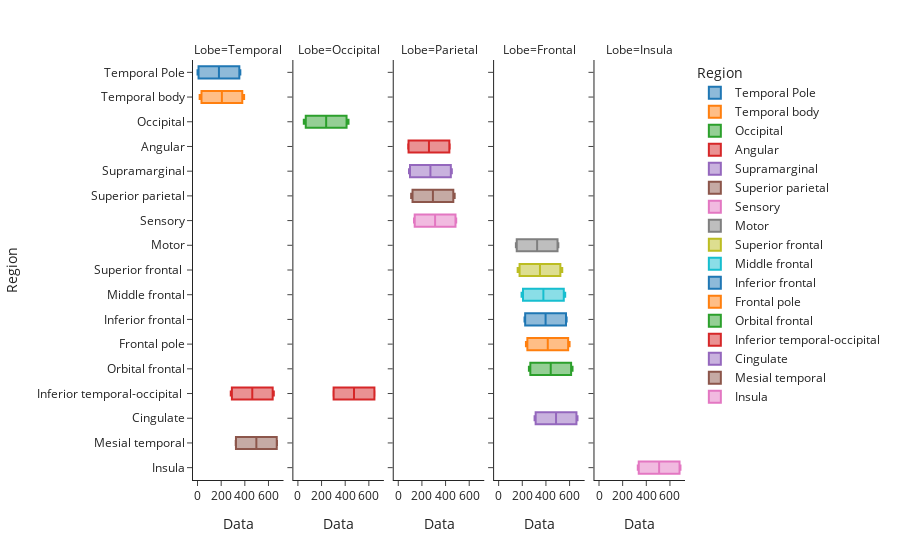

Source (notebook cell):
### Markdown cell above
**Figure 3:** Boxplot with data on x axis and lobes on y axis. *Click on items in the legend to focus on specific subsets of the data.*

Using two levels of anatomical classification simultaneously can illuminate interesting trends. This is mostly used to separate the left and right hemispheres to check for lateral asymmetry. With 'y = 'Region'' and 'facet_col = 'Lobe'' in 'px.box()', we can separate datapoints by both lobe and region:

### Code cell
fig = px.box(data_df, x = 'Data', y = 'Region', color='Region', facet_col = 'Lobe', template='simple_white')
fig.show()

### Figure 1 — Plotly figure (JSON) as saved in the notebook; plotly's stock layout.template omitted (floating-point values rounded to 4 significant figures)
{"data": [{"alignmentgroup": "True", "hovertemplate": "Region=%{y}<br>Lobe=Temporal<br>Data=%{x}<extra></extra>", "legendgroup": "Temporal Pole", "marker": {"color": "#1F77B4"}, "name": "Temporal Pole", "notched": false, "offsetgroup": "Temporal Pole", "orientation": "h", "showlegend": true, "type": "box", "x": [0, 1, 2, 3, 4, 5, 6, 7, 8, 9, 10, 11, 12, 13, 14, 15, 16, 17, 345, 346, 347, 348, 349, 350, 351, 352, 353, 354, 355, 356, 357, 358, 359, 360, 361, 362], "x0": " ", "xaxis": "x", "y": ["Temporal Pole", "Temporal Pole", "Temporal Pole", "Temporal Pole", "Temporal Pole", "Temporal Pole", "Temporal Pole", "Temporal Pole", "Temporal Pole", "Temporal Pole", "Temporal Pole", "Temporal Pole", "Temporal Pole", "Temporal Pole", "Temporal Pole", "Temporal Pole", "Temporal Pole", "Temporal Pole", "Temporal Pole", "Temporal Pole", "Temporal Pole", "Temporal Pole", "Temporal Pole", "Temporal Pole", "Temporal Pole", "Temporal Pole", "Temporal Pole", "Temporal Pole", "Temporal Pole", "Temporal Pole", "Temporal Pole", "Temporal Pole", "Temporal Pole", "Temporal Pole", "Temporal Pole", "Temporal Pole"], "y0": " ", "yaxis": "y"}, {"alignmentgroup": "True", "hovertemplate": "Region=%{y}<br>Lobe=Temporal<br>Data=%{x}<extra></extra>", "legendgroup": "Temporal body", "marker": {"color": "#FF7F0E"}, "name": "Temporal body", "notched": false, "offsetgroup": "Temporal body", "orientation": "h", "showlegend": true, "type": "box", "x": [18, 19, 20, 21, 22, 23, 24, 25, 26, 27, 28, 29, 30, 31, 32, 33, 34, 35, 36, 37, 38, 39, 40, 41, 42, 43, 44, 45, 46, 47, 48, 49, 363, 364, 365, 366, 367, 368, 369, 370, 371, 372, 373, 374, 375, 376, 377, 378, 379, 380, 381, 382, 383, 384, 385, 386, 387, 388, 389, 390, 391, 392, 393, 394], "x0": " ", "xaxis": "x", "y": ["Temporal body", "Temporal body", "Temporal body", "Temporal body", "Temporal body", "Temporal body", "Temporal body", "Temporal body", "Temporal body", "Temporal body", "Temporal body", "Temporal body", "Temporal body", "Temporal body", "Temporal body", "Temporal body", "Temporal body", "Temporal body", "Temporal body", "Temporal body", "Temporal body", "Temporal body", "Temporal body", "Temporal body", "Temporal body", "Temporal body", "Temporal body", "Temporal body", "Temporal body", "Temporal body", "Temporal body", "Temporal body", "Temporal body", "Temporal body", "Temporal body", "Temporal body", "Temporal body", "Temporal body", "Temporal body", "Temporal body", "Temporal body", "Temporal body", "Temporal body", "Temporal body", "Temporal body", "Temporal body", "Temporal body", "Temporal body", "Temporal body", "Temporal body", "Temporal body", "Temporal body", "Temporal body", "Temporal body", "Temporal body", "Temporal body", "Temporal body", "Temporal body", "Temporal body", "Temporal body", "Temporal body", "Temporal body", "Temporal body", "Temporal body"], "y0": " ", "yaxis": "y"}, {"alignmentgroup": "True", "hovertemplate": "Region=%{y}<br>Lobe=Occipital<br>Data=%{x}<extra></extra>", "legendgroup": "Occipital", "marker": {"color": "#2CA02C"}, "name": "Occipital", "notched": false, "offsetgroup": "Occipital", "orientation": "h", "showlegend": true, "type": "box", "x": [50, 51, 52, 53, 54, 55, 56, 57, 58, 59, 60, 61, 62, 63, 64, 65, 66, 67, 68, 69, 70, 71, 72, 73, 74, 75, 76, 77, 78, 79, 80, 81, 82, 83, 395, 396, 397, 398, 399, 400, 401, 402, 403, 404, 405, 406, 407, 408, 409, 410, 411, 412, 413, 414, 415, 416, 417, 418, 419, 420, 421, 422, 423, 424, 425, 426, 427, 428], "x0": " ", "xaxis": "x2", "y": ["Occipital", "Occipital", "Occipital", "Occipital", "Occipital", "Occipital", "Occipital", "Occipital", "Occipital", "Occipital", "Occipital", "Occipital", "Occipital", "Occipital", "Occipital", "Occipital", "Occipital", "Occipital", "Occipital", "Occipital", "Occipital", "Occipital", "Occipital", "Occipital", "Occipital", "Occipital", "Occipital", "Occipital", "Occipital", "Occipital", "Occipital", "Occipital", "Occipital", "Occipital", "Occipital", "Occipital", "Occipital", "Occipital", "Occipital", "Occipital", "Occipital", "Occipital", "Occipital", "Occipital", "Occipital", "Occipital", "Occipital", "Occipital", "Occipital", "Occipital", "Occipital", "Occipital", "Occipital", "Occipital", "Occipital", "Occipital", "Occipital", "Occipital", "Occipital", "Occipital", "Occipital", "Occipital", "Occipital", "Occipital", "Occipital", "Occipital", "Occipital", "Occipital"], "y0": " ", "yaxis": "y2"}, {"alignmentgroup": "True", "hovertemplate": "Region=%{y}<br>Lobe=Parietal<br>Data=%{x}<extra></extra>", "legendgroup": "Angular", "marker": {"color": "#D62728"}, "name": "Angular", "notched": false, "offsetgroup": "Angular", "orientation": "h", "showlegend": true, "type": "box", "x": [84, 85, 86, 87, 88, 89, 90, 429, 430, 431, 432, 433, 434, 435], "x0": " ", "xaxis": "x3", "y": ["Angular", "Angular", "Angular", "Angular", "Angular", "Angular", "Angular", "Angular", "Angular", "Angular", "Angular", "Angular", "Angular", "Angular"], "y0": " ", "yaxis": "y3"}, {"alignmentgroup": "True", "hovertemplate": "Region=%{y}<br>Lobe=Parietal<br>Data=%{x}<extra></extra>", "legendgroup": "Supramarginal", "marker": {"color": "#9467BD"}, "name": "Supramarginal", "notched": false, "offsetgroup": "Supramarginal", "orientation": "h", "showlegend": true, "type": "box", "x": [91, 92, 93, 94, 95, 96, 97, 98, 99, 100, 101, 102, 103, 104, 105, 106, 107, 108, 436, 437, 438, 439, 440, 441, 442, 443, 444, 445, 446, 447, 448, 449, 450, 451, 452, 453], "x0": " ", "xaxis": "x3", "y": ["Supramarginal", "Supramarginal", "Supramarginal", "Supramarginal", "Supramarginal", "Supramarginal", "Supramarginal", "Supramarginal", "Supramarginal", "Supramarginal", "Supramarginal", "Supramarginal", "Supramarginal", "Supramarginal", "Supramarginal", "Supramarginal", "Supramarginal", "Supramarginal", "Supramarginal", "Supramarginal", "Supramarginal", "Supramarginal", "Supramarginal", "Supramarginal", "Supramarginal", "Supramarginal", "Supramarginal", "Supramarginal", "Supramarginal", "Supramarginal", "Supramarginal", "Supramarginal", "Supramarginal", "Supramarginal", "Supramarginal", "Supramarginal"], "y0": " ", "yaxis": "y3"}, {"alignmentgroup": "True", "hovertemplate": "Region=%{y}<br>Lobe=Parietal<br>Data=%{x}<extra></extra>", "legendgroup": "Superior parietal", "marker": {"color": "#8C564B"}, "name": "Superior parietal", "notched": false, "offsetgroup": "Superior parietal", "orientation": "h", "showlegend": true, "type": "box", "x": [109, 110, 111, 112, 113, 114, 115, 116, 117, 118, 119, 120, 121, 122, 123, 124, 125, 126, 127, 128, 129, 130, 131, 132, 454, 455, 456, 457, 458, 459, 460, 461, 462, 463, 464, 465, 466, 467, 468, 469, 470, 471, 472, 473, 474, 475, 476, 477], "x0": " ", "xaxis": "x3", "y": ["Superior parietal", "Superior parietal", "Superior parietal", "Superior parietal", "Superior parietal", "Superior parietal", "Superior parietal", "Superior parietal", "Superior parietal", "Superior parietal", "Superior parietal", "Superior parietal", "Superior parietal", "Superior parietal", "Superior parietal", "Superior parietal", "Superior parietal", "Superior parietal", "Superior parietal", "Superior parietal", "Superior parietal", "Superior parietal", "Superior parietal", "Superior parietal", "Superior parietal", "Superior parietal", "Superior parietal", "Superior parietal", "Superior parietal", "Superior parietal", "Superior parietal", "Superior parietal", "Superior parietal", "Superior parietal", "Superior parietal", "Superior parietal", "Superior parietal", "Superior parietal", "Superior parietal", "Superior parietal", "Superior parietal", "Superior parietal", "Superior parietal", "Superior parietal", "Superior parietal", "Superior parietal", "Superior parietal", "Superior parietal"], "y0": " ", "yaxis": "y3"}, {"alignmentgroup": "True", "hovertemplate": "Region=%{y}<br>Lobe=Parietal<br>Data=%{x}<extra></extra>", "legendgroup": "Sensory", "marker": {"color": "#E377C2"}, "name": "Sensory", "notched": false, "offsetgroup": "Sensory", "orientation": "h", "showlegend": true, "type": "box", "x": [133, 134, 135, 136, 137, 138, 139, 140, 141, 142, 143, 144, 145, 478, 479, 480, 481, 482, 483, 484, 485, 486, 487, 488, 489, 490], "x0": " ", "xaxis": "x3", "y": ["Sensory", "Sensory", "Sensory", "Sensory", "Sensory", "Sensory", "Sensory", "Sensory", "Sensory", "Sensory", "Sensory", "Sensory", "Sensory", "Sensory", "Sensory", "Sensory", "Sensory", "Sensory", "Sensory", "Sensory", "Sensory", "Sensory", "Sensory", "Sensory", "Sensory", "Sensory"], "y0": " ", "yaxis": "y3"}, {"alignmentgroup": "True", "hovertemplate": "Region=%{y}<br>Lobe=Frontal<br>Data=%{x}<extra></extra>", "legendgroup": "Motor", "marker": {"color": "#7F7F7F"}, "name": "Motor", "notched": false, "offsetgroup": "Motor", "orientation": "h", "showlegend": true, "type": "box", "x": [146, 147, 148, 149, 150, 151, 152, 153, 154, 155, 156, 157, 158, 159, 160, 491, 492, 493, 494, 495, 496, 497, 498, 499, 500, 501, 502, 503, 504, 505], "x0": " ", "xaxis": "x4", "y": ["Motor", "Motor", "Motor", "Motor", "Motor", "Motor", "Motor", "Motor", "Motor", "Motor", "Motor", "Motor", "Motor", "Motor", "Motor", "Motor", "Motor", "Motor", "Motor", "Motor", "Motor", "Motor", "Motor", "Motor", "Motor", "Motor", "Motor", "Motor", "Motor", "Motor"], "y0": " ", "yaxis": "y4"}, {"alignmentgroup": "True", "hovertemplate": "Region=%{y}<br>Lobe=Frontal<br>Data=%{x}<extra></extra>", "legendgroup": "Superior frontal ", "marker": {"color": "#BCBD22"}, "name": "Superior frontal ", "notched": false, "offsetgroup": "Superior frontal ", "orientation": "h", "showlegend": true, "type": "box", "x": [161, 162, 163, 164, 165, 166, 167, 168, 169, 170, 171, 172, 173, 174, 175, 176, 177, 178, 179, 180, 181, 182, 183, 184, 185, 186, 187, 188, 189, 190, 191, 192, 193, 506, 507, 508, 509, 510, 511, 512, 513, 514, 515, 516, 517, 518, 519, 520, 521, 522, 523, 524, 525, 526, 527, 528, 529, 530, 531, 532, 533, 534, 535, 536, 537, 538], "x0": " ", "xaxis": "x4", "y": ["Superior frontal ", "Superior frontal ", "Superior frontal ", "Superior frontal ", "Superior frontal ", "Superior frontal ", "Superior frontal ", "Superior frontal ", "Superior frontal ", "Superior frontal ", "Superior frontal ", "Superior frontal ", "Superior frontal ", "Superior frontal ", "Superior frontal ", "Superior frontal ", "Superior frontal ", "Superior frontal ", "Superior frontal ", "Superior frontal ", "Superior frontal ", "Superior frontal ", "Superior frontal ", "Superior frontal ", "Superior frontal ", "Superior frontal ", "Superior frontal ", "Superior frontal ", "Superior frontal ", "Superior frontal ", "Superior frontal ", "Superior frontal ", "Superior frontal ", "Superior frontal ", "Superior frontal ", "Superior frontal ", "Superior frontal ", "Superior frontal ", "Superior frontal ", "Superior frontal ", "Superior frontal ", "Superior frontal ", "Superior frontal ", "Superior frontal ", "Superior frontal ", "Superior frontal ", "Superior frontal ", "Superior frontal ", "Superior frontal ", "Superior frontal ", "Superior frontal ", "Superior frontal ", "Superior frontal ", "Superior frontal ", "Superior frontal ", "Superior frontal ", "Superior frontal ", "Superior frontal ", "Superior frontal ", "Superior frontal ", "Superior frontal ", "Superior frontal ", "Superior frontal ", "Superior frontal ", "Superior frontal ", "Superior frontal "], "y0": " ", "yaxis": "y4"}, {"alignmentgroup": "True", "hovertemplate": "Region=%{y}<br>Lobe=Frontal<br>Data=%{x}<extra></extra>", "legendgroup": "Middle frontal", "marker": {"color": "#17BECF"}, "name": "Middle frontal", "notched": false, "offsetgroup": "Middle frontal", "orientation": "h", "showlegend": true, "type": "box", "x": [194, 195, 196, 197, 198, 199, 200, 201, 202, 203, 204, 205, 206, 207, 208, 209, 210, 211, 212, 213, 214, 215, 216, 217, 218, 539, 540, 541, 542, 543, 544, 545, 546, 547, 548, 549, 550, 551, 552, 553, 554, 555, 556, 557, 558, 559, 560, 561, 562, 563], "x0": " ", "xaxis": "x4", "y": ["Middle frontal", "Middle frontal", "Middle frontal", "Middle frontal", "Middle frontal", "Middle frontal", "Middle frontal", "Middle frontal", "Middle frontal", "Middle frontal", "Middle frontal", "Middle frontal", "Middle frontal", "Middle frontal", "Middle frontal", "Middle frontal", "Middle frontal", "Middle frontal", "Middle frontal", "Middle frontal", "Middle frontal", "Middle frontal", "Middle frontal", "Middle frontal", "Middle frontal", "Middle frontal", "Middle frontal", "Middle frontal", "Middle frontal", "Middle frontal", "Middle frontal", "Middle frontal", "Middle frontal", "Middle frontal", "Middle frontal", "Middle frontal", "Middle frontal", "Middle frontal", "Middle frontal", "Middle frontal", "Middle frontal", "Middle frontal", "Middle frontal", "Middle frontal", "Middle frontal", "Middle frontal", "Middle frontal", "Middle frontal", "Middle frontal", "Middle frontal"], "y0": " ", "yaxis": "y4"}, {"alignmentgroup": "True", "hovertemplate": "Region=%{y}<br>Lobe=Frontal<br>Data=%{x}<extra></extra>", "legendgroup": "Inferior frontal", "marker": {"color": "#1F77B4"}, "name": "Inferior frontal", "notched": false, "offsetgroup": "Inferior frontal", "orientation": "h", "showlegend": true, "type": "box", "x": [219, 220, 221, 222, 223, 224, 225, 226, 227, 228, 229, 230, 564, 565, 566, 567, 568, 569, 570, 571, 572, 573, 574, 575], "x0": " ", "xaxis": "x4", "y": ["Inferior frontal", "Inferior frontal", "Inferior frontal", "Inferior frontal", "Inferior frontal", "Inferior frontal", "Inferior frontal", "Inferior frontal", "Inferior frontal", "Inferior frontal", "Inferior frontal", "Inferior frontal", "Inferior frontal", "Inferior frontal", "Inferior frontal", "Inferior frontal", "Inferior frontal", "Inferior frontal", "Inferior frontal", "Inferior frontal", "Inferior frontal", "Inferior frontal", "Inferior frontal", "Inferior frontal"], "y0": " ", "yaxis": "y4"}, {"alignmentgroup": "True", "hovertemplate": "Region=%{y}<br>Lobe=Frontal<br>Data=%{x}<extra></extra>", "legendgroup": "Frontal pole", "marker": {"color": "#FF7F0E"}, "name": "Frontal pole", "notched": false, "offsetgroup": "Frontal pole", "orientation": "h", "showlegend": true, "type": "box", "x": [231, 232, 233, 234, 235, 236, 237, 238, 239, 240, 241, 242, 243, 244, 245, 246, 247, 248, 249, 250, 251, 252, 253, 254, 255, 576, 577, 578, 579, 580, 581, 582, 583, 584, 585, 586, 587, 588, 589, 590, 591, 592, 593, 594, 595, 596, 597, 598, 599, 600], "x0": " ", "xaxis": "x4", "y": ["Frontal pole", "Frontal pole", "Frontal pole", "Frontal pole", "Frontal pole", "Frontal pole", "Frontal pole", "Frontal pole", "Frontal pole", "Frontal pole", "Frontal pole", "Frontal pole", "Frontal pole", "Frontal pole", "Frontal pole", "Frontal pole", "Frontal pole", "Frontal pole", "Frontal pole", "Frontal pole", "Frontal pole", "Frontal pole", "Frontal pole", "Frontal pole", "Frontal pole", "Frontal pole", "Frontal pole", "Frontal pole", "Frontal pole", "Frontal pole", "Frontal pole", "Frontal pole", "Frontal pole", "Frontal pole", "Frontal pole", "Frontal pole", "Frontal pole", "Frontal pole", "Frontal pole", "Frontal pole", "Frontal pole", "Frontal pole", "Frontal pole", "Frontal pole", "Frontal pole", "Frontal pole", "Frontal pole", "Frontal pole", "Frontal pole", "Frontal pole"], "y0": " ", "yaxis": "y4"}, {"alignmentgroup": "True", "hovertemplate": "Region=%{y}<br>Lobe=Frontal<br>Data=%{x}<extra></extra>", "legendgroup": "Orbital frontal", "marker": {"color": "#2CA02C"}, "name": "Orbital frontal", "notched": false, "offsetgroup": "Orbital frontal", "orientation": "h", "showlegend": true, "type": "box", "x": [256, 257, 258, 259, 260, 261, 262, 263, 264, 265, 266, 267, 268, 269, 270, 271, 272, 273, 274, 275, 276, 277, 278, 279, 280, 601, 602, 603, 604, 605, 606, 607, 608, 609, 610, 611, 612, 613, 614, 615, 616, 617, 618, 619, 620, 621, 622, 623, 624, 625], "x0": " ", "xaxis": "x4", "y": ["Orbital frontal", "Orbital frontal", "Orbital frontal", "Orbital frontal", "Orbital frontal", "Orbital frontal", "Orbital frontal", "Orbital frontal", "Orbital frontal", "Orbital frontal", "Orbital frontal", "Orbital frontal", "Orbital frontal", "Orbital frontal", "Orbital frontal", "Orbital frontal", "Orbital frontal", "Orbital frontal", "Orbital frontal", "Orbital frontal", "Orbital frontal", "Orbital frontal", "Orbital frontal", "Orbital frontal", "Orbital frontal", "Orbital frontal", "Orbital frontal", "Orbital frontal", "Orbital frontal", "Orbital frontal", "Orbital frontal", "Orbital frontal", "Orbital frontal", "Orbital frontal", "Orbital frontal", "Orbital frontal", "Orbital frontal", "Orbital frontal", "Orbital frontal", "Orbital frontal", "Orbital frontal", "Orbital frontal", "Orbital frontal", "Orbital frontal", "Orbital frontal", "Orbital frontal", "Orbital frontal", "Orbital frontal", "Orbital frontal", "Orbital frontal"], "y0": " ", "yaxis": "y4"}, {"alignmentgroup": "True", "hovertemplate": "Region=%{y}<br>Lobe=Temporal<br>Data=%{x}<extra></extra>", "legendgroup": "Inferior temporal-occipital ", "marker": {"color": "#D62728"}, "name": "Inferior temporal-occipital ", "notched": false, "offsetgroup": "Inferior temporal-occipital ", "orientation": "h", "showlegend": true, "type": "box", "x": [281, 282, 283, 284, 285, 286, 287, 288, 289, 290, 291, 292, 293, 294, 295, 296, 297, 298, 299, 300, 626, 627, 628, 629, 630, 631, 632, 633, 634, 635, 636, 637, 638, 639, 640, 641, 642, 643, 644, 645], "x0": " ", "xaxis": "x", "y": ["Inferior temporal-occipital ", "Inferior temporal-occipital ", "Inferior temporal-occipital ", "Inferior temporal-occipital ", "Inferior temporal-occipital ", "Inferior temporal-occipital ", "Inferior temporal-occipital ", "Inferior temporal-occipital ", "Inferior temporal-occipital ", "Inferior temporal-occipital ", "Inferior temporal-occipital ", "Inferior temporal-occipital ", "Inferior temporal-occipital ", "Inferior temporal-occipital ", "Inferior temporal-occipital ", "Inferior temporal-occipital ", "Inferior temporal-occipital ", "Inferior temporal-occipital ", "Inferior temporal-occipital ", "Inferior temporal-occipital ", "Inferior temporal-occipital ", "Inferior temporal-occipital ", "Inferior temporal-occipital ", "Inferior temporal-occipital ", "Inferior temporal-occipital ", "Inferior temporal-occipital ", "Inferior temporal-occipital ", "Inferior temporal-occipital ", "Inferior temporal-occipital ", "Inferior temporal-occipital ", "Inferior temporal-occipital ", "Inferior temporal-occipital ", "Inferior temporal-occipital ", "Inferior temporal-occipital ", "Inferior temporal-occipital ", "Inferior temporal-occipital ", "Inferior temporal-occipital ", "Inferior temporal-occipital ", "Inferior temporal-occipital ", "Inferior temporal-occipital "], "y0": " ", "yaxis": "y"}, {"alignmentgroup": "True", "hovertemplate": "Region=%{y}<br>Lobe=Occipital<br>Data=%{x}<extra></extra>", "legendgroup": "Inferior temporal-occipital ", "marker": {"color": "#D62728"}, "name": "Inferior temporal-occipital ", "notched": false, "offsetgroup": "Inferior temporal-occipital ", "orientation": "h", "showlegend": false, "type": "box", "x": [301, 302, 303, 646, 647, 648], "x0": " ", "xaxis": "x2", "y": ["Inferior temporal-occipital ", "Inferior temporal-occipital ", "Inferior temporal-occipital ", "Inferior temporal-occipital ", "Inferior temporal-occipital ", "Inferior temporal-occipital "], "y0": " ", "yaxis": "y2"}, {"alignmentgroup": "True", "hovertemplate": "Region=%{y}<br>Lobe=Frontal<br>Data=%{x}<extra></extra>", "legendgroup": "Cingulate", "marker": {"color": "#9467BD"}, "name": "Cingulate", "notched": false, "offsetgroup": "Cingulate", "orientation": "h", "showlegend": true, "type": "box", "x": [304, 305, 306, 307, 308, 309, 310, 311, 312, 313, 314, 315, 316, 317, 318, 319, 320, 321, 322, 649, 650, 651, 652, 653, 654, 655, 656, 657, 658, 659, 660, 661, 662, 663, 664, 665, 666, 667], "x0": " ", "xaxis": "x4", "y": ["Cingulate", "Cingulate", "Cingulate", "Cingulate", "Cingulate", "Cingulate", "Cingulate", "Cingulate", "Cingulate", "Cingulate", "Cingulate", "Cingulate", "Cingulate", "Cingulate", "Cingulate", "Cingulate", "Cingulate", "Cingulate", "Cingulate", "Cingulate", "Cingulate", "Cingulate", "Cingulate", "Cingulate", "Cingulate", "Cingulate", "Cingulate", "Cingulate", "Cingulate", "Cingulate", "Cingulate", "Cingulate", "Cingulate", "Cingulate", "Cingulate", "Cingulate", "Cingulate", "Cingulate"], "y0": " ", "yaxis": "y4"}, {"alignmentgroup": "True", "hovertemplate": "Region=%{y}<br>Lobe=Temporal<br>Data=%{x}<extra></extra>", "legendgroup": "Mesial temporal", "marker": {"color": "#8C564B"}, "name": "Mesial temporal", "notched": false, "offsetgroup": "Mesial temporal", "orientation": "h", "showlegend": true, "type": "box", "x": [323, 324, 325, 326, 327, 668, 669, 670, 671, 672], "x0": " ", "xaxis": "x", "y": ["Mesial temporal", "Mesial temporal", "Mesial temporal", "Mesial temporal", "Mesial temporal", "Mesial temporal", "Mesial temporal", "Mesial temporal", "Mesial temporal", "Mesial temporal"], "y0": " ", "yaxis": "y"}, {"alignmentgroup": "True", "hovertemplate": "Region=%{y}<br>Lobe=Insula<br>Data=%{x}<extra></extra>", "legendgroup": "Insula", "marker": {"color": "#E377C2"}, "name": "Insula", "notched": false, "offsetgroup": "Insula", "orientation": "h", "showlegend": true, "type": "box", "x": [328, 329, 330, 331, 332, 333, 334, 335, 336, 337, 338, 339, 340, 341, 342, 343, 344, 673, 674, 675, 676, 677, 678, 679, 680, 681, 682, 683, 684, 685, 686, 687, 688, 689], "x0": " ", "xaxis": "x5", "y": ["Insula", "Insula", "Insula", "Insula", "Insula", "Insula", "Insula", "Insula", "Insula", "Insula", "Insula", "Insula", "Insula", "Insula", "Insula", "Insula", "Insula", "Insula", "Insula", "Insula", "Insula", "Insula", "Insula", "Insula", "Insula", "Insula", "Insula", "Insula", "Insula", "Insula", "Insula", "Insula", "Insula", "Insula"], "y0": " ", "yaxis": "y5"}], "layout": {"annotations": [{"font": {}, "showarrow": false, "text": "Lobe=Temporal", "x": 0.092, "xanchor": "center", "xref": "paper", "y": 1, "yanchor": "bottom", "yref": "paper"}, {"font": {}, "showarrow": false, "text": "Lobe=Occipital", "x": 0.296, "xanchor": "center", "xref": "paper", "y": 1, "yanchor": "bottom", "yref": "paper"}, {"font": {}, "showarrow": false, "text": "Lobe=Parietal", "x": 0.5, "xanchor": "center", "xref": "paper", "y": 1, "yanchor": "bottom", "yref": "paper"}, {"font": {}, "showarrow": false, "text": "Lobe=Frontal", "x": 0.704, "xanchor": "center", "xref": "paper", "y": 1, "yanchor": "bottom", "yref": "paper"}, {"font": {}, "showarrow": false, "text": "Lobe=Insula", "x": 0.908, "xanchor": "center", "xref": "paper", "y": 1, "yanchor": "bottom", "yref": "paper"}], "boxmode": "overlay", "legend": {"title": {"text": "Region"}, "tracegroupgap": 0}, "margin": {"t": 60}, "xaxis": {"anchor": "y", "domain": [0, 0.184], "title": {"text": "Data"}}, "xaxis2": {"anchor": "y2", "domain": [0.204, 0.388], "matches": "x", "title": {"text": "Data"}}, "xaxis3": {"anchor": "y3", "domain": [0.408, 0.592], "matches": "x", "title": {"text": "Data"}}, "xaxis4": {"anchor": "y4", "domain": [0.612, 0.796], "matches": "x", "title": {"text": "Data"}}, "xaxis5": {"anchor": "y5", "domain": [0.816, 1], "matches": "x", "title": {"text": "Data"}}, "yaxis": {"anchor": "x", "categoryarray": ["Insula", "Mesial temporal", "Cingulate", "Inferior temporal-occipital ", "Orbital frontal", "Frontal pole", "Inferior frontal", "Middle frontal", "Superior frontal ", "Motor", "Sensory", "Superior parietal", "Supramarginal", "Angular", "Occipital", "Temporal body", "Temporal Pole"], "categoryorder": "array", "domain": [0, 1], "title": {"text": "Region"}}, "yaxis2": {"anchor": "x2", "domain": [0, 1], "matches": "y", "showticklabels": false}, "yaxis3": {"anchor": "x3", "domain": [0, 1], "matches": "y", "showticklabels": false}, "yaxis4": {"anchor": "x4", "domain": [0, 1], "matches": "y", "showticklabels": false}, "yaxis5": {"anchor": "x5", "domain": [0, 1], "matches": "y", "showticklabels": false}}}
